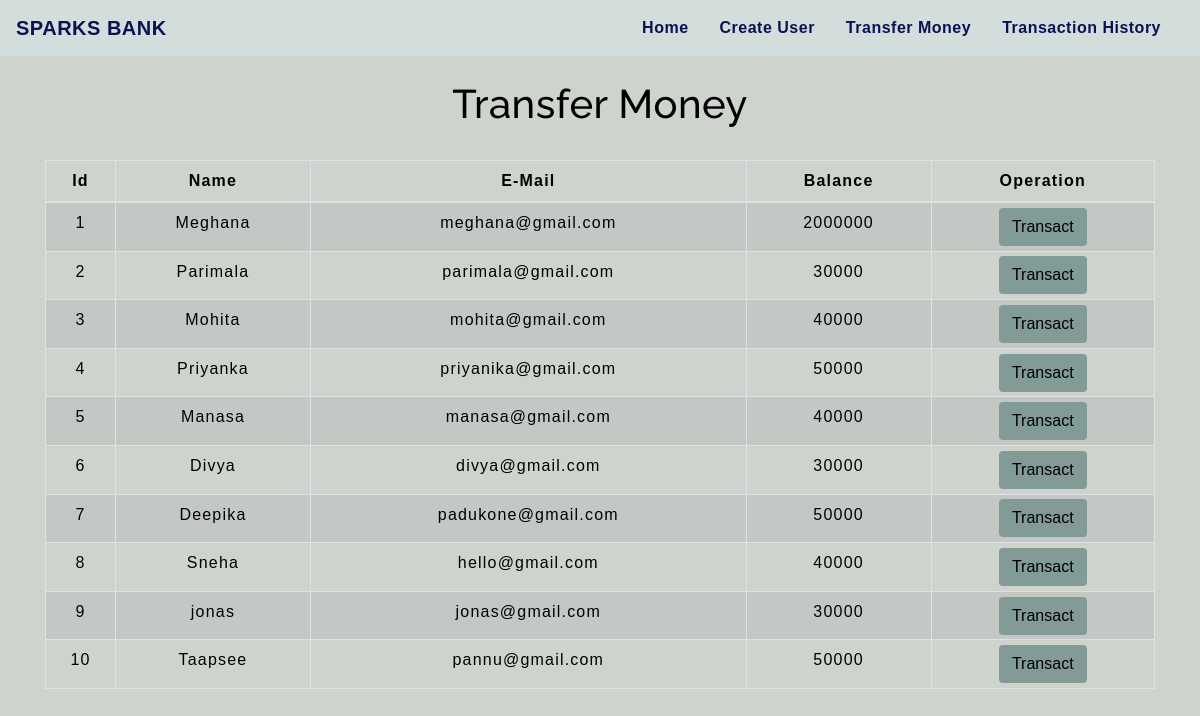
The app's page /transfermoney.php with its own data.
### tables this page shows
CREATE TABLE `users` (
  `id` int(3) NOT NULL,
  `name` text NOT NULL,
  `email` varchar(30) NOT NULL,
  `balance` int(8) NOT NULL
);

### transfermoney.php (the view, shortened to what this page needs)
<!DOCTYPE html>
<html lang="en">
<head>
    <link rel="stylesheet" href="https://maxcdn.bootstrapcdn.com/bootstrap/4.0.0/css/bootstrap.min.css">
    <link rel="stylesheet" type="text/css" href="css/table.css">
    <link rel="stylesheet" type="text/css" href="css/navbar.css">
</head>
<body style="background-color : #CFD3CE;">
<?php
    $servername = "localhost";
    $username = "root";
    $password = "";
    $dbname = "Indian_bank";
    $conn = mysqli_connect($servername, $username, $password, $dbname);
    $sql = "SELECT * FROM users";
    $result = mysqli_query($conn,$sql);
?>
<?php
  include 'navbar.php';
?>
<div class="container">
        <h2 class="text-center pt-4" style="color : black;">Transfer Money</h2>
        <br>
            <div class="row">
                <div class="col">
                    <div class="table-responsive-sm">
                    <table class="table table-hover table-sm table-striped table-condensed table-bordered" style="border-color:black;">
                        <thead style="color : black;">
                            <tr>
                            <th scope="col" class="text-center py-2">Id</th>
                            <th scope="col" class="text-center py-2">Name</th>
                            <th scope="col" class="text-center py-2">E-Mail</th>
                            <th scope="col" class="text-center py-2">Balance</th>
                            <th scope="col" class="text-center py-2">Operation</th>
                            </tr>
                        </thead>
                        <tbody>
                <?php
                    while($rows=mysqli_fetch_assoc($result)){
                ?>
                    <tr style="color : black;">
                        <td class="py-2"><?php echo $rows['id'] ?></td>
                        <td class="py-2"><?php echo $rows['name']?></td>
                        <td class="py-2"><?php echo $rows['email']?></td>
                        <td class="py-2"><?php echo $rows['balance']?></td>
                        <td><a href="selecteduserdetail.php?id= <?php echo $rows['id'] ;?>"> <button type="button" class="btn" style="background-color : #839B97;">Transact</button></a></td>
                    </tr>
                <?php
                    }
                ?>
                        </tbody>
                    </table>
                    </div>
                </div>
            </div>
         </div>
</body>
</html>

### navbar.php (shortened to what this page needs)
<nav class="navbar navbar-expand-md navbar-light" style="background-color: #D3DEDC">
  <a class="navbar-brand" href="index.php" style="color : #091353;"><b>SPARKS BANK</b></a>
  <div class="collapse navbar-collapse" id="collapsibleNavbar">
        <ul class="navbar-nav ml-auto">
          <li class="nav-item">
            <a class="nav-link" href="index.php"
            <a class="nav-link" href="transfermoney.php" style="color : #091353;" ><b>Home</b></a>
          </li>
          <li class="nav-item">
            <a class="nav-link" href="createuser.php"
            <a class="nav-link" href="transfermoney.php" style="color : #091353;" ><b>Create User</b></a>
          </li>
          <li class="nav-item">
            <a class="nav-link" href="transfermoney.php" style="color : #091353;"><b>Transfer Money</b></a>
          </li>
          <li class="nav-item">
            <a class="nav-link" href="transactionhistory.php" style="color : #091353;"><b>Transaction History</b></a>
          </li>
      </div>
   </nav>

### css/table.css (style rules this page uses)
* { padding: 0; margin: 0; box-sizing: border-box; font-family: sans-serif; }
h2 { font-size: 40px; }
table { letter-spacing: 1.2px; }
td { text-align: center; }
button { border:none; background: #d9d9d9; transition: 1s; }

### css/navbar.css (style rules this page uses)
.nav-link { margin-right: 15px; color:#2F363F; letter-spacing: 0.5px; transition: 0.5s; }
.navbar-brand { color: #4C4B4B; letter-spacing: 0.5px; }
h2 { color: #4C4B4B; letter-spacing: 0.5px; font-family: raleway; }

### transfermoney.php (style rules this page uses)
button { transition: 1.5s; }

### records on screen
users: id "1", name "Meghana", email "meghana@gmail.com", balance "2000000"
users: id "2", name "Parimala", email "parimala@gmail.com", balance "30000"
users: id "3", name "Mohita", email "mohita@gmail.com", balance "40000"
users: id "4", name "Priyanka", email "priyanika@gmail.com", balance "50000"
users: id "5", name "Manasa", email "manasa@gmail.com", balance "40000"
users: id "6", name "Divya", email "divya@gmail.com", balance "30000"
users: id "7", name "Deepika", email "padukone@gmail.com", balance "50000"
users: id "8", name "Sneha", email "hello@gmail.com", balance "40000"
users: id "9", name "jonas", email "jonas@gmail.com", balance "30000"
users: id "10", name "Taapsee", email "pannu@gmail.com", balance "50000"
